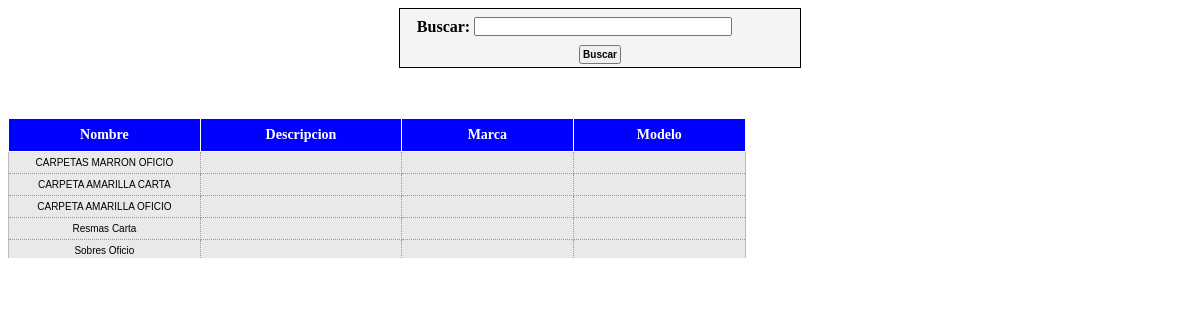
Page /listado_productos_ajuste.php on the committed database.
### tables this page shows
CREATE TABLE IF NOT EXISTS `compra_productos` (
  `id_compra_productos` int(11) NOT NULL AUTO_INCREMENT,
  `producto` int(11) NOT NULL,
  `precio` decimal(11,2) NOT NULL,
  `factura` varchar(11) NOT NULL,
  `cantidad` int(11) NOT NULL,
  `transaccion` varchar(50) DEFAULT NULL,
  PRIMARY KEY (`id_compra_productos`),
  KEY `factura` (`factura`)
);

CREATE TABLE IF NOT EXISTS `productos` (
  `id_productos` int(11) NOT NULL AUTO_INCREMENT,
  `marca` varchar(45) DEFAULT NULL,
  `modelo` varchar(45) DEFAULT NULL,
  `nombre` varchar(45) DEFAULT NULL,
  `descripcion` varchar(500) DEFAULT NULL,
  `tipo` varchar(20) NOT NULL,
  PRIMARY KEY (`id_productos`)
);

### listado_productos_ajuste.php (the view, shortened to what this page needs)
<?php
extract($_POST);
extract($_GET);
 require_once("Connections/conexion.php");
?><!DOCTYPE html PUBLIC "-//W3C//DTD XHTML 1.0 Transitional//EN" "http://www.w3.org/TR/xhtml1/DTD/xhtml1-transitional.dtd">
<html xmlns="http://www.w3.org/1999/xhtml">
<head>
<link type="text/css" rel="stylesheet" href="css/custom-theme/jquery-ui-1.8.16.custom.css" charset="utf-8" />
<link type="text/css" rel="stylesheet" href="css/estilo.css" charset="utf-8" />
<link type="text/css" rel="stylesheet" href="css/prettyPhoto.css" media="screen" title="prettyPhoto main stylesheet" charset="utf-8" />
<link href="css.css" rel="stylesheet" type="text/css" />
</head>
<body>
<form id="form1" name="form1" method="post" action="">
<div style="overflow:scroll; width:100%; height:250px;">
<div class="divBorder"  style="width:400px;">
  <table width="400" class="tblFiltro">
    <tr b="b">
      <td width="54" height="29" align="right" class="negrita">Buscar:</td>
      <td width="261"><input type="text" name="fBuscar" id="fBuscar" value="<?=$fBuscar?>" style="width:250px;"/></td>
    </tr>
    <tr>
      <td colspan="2" align="center"><input type="submit" class="negrita" value="Buscar" /></td>
    </tr>
</table>
</div>
<p>&nbsp;</p>
<div style="overflow:scroll; width:900px; height:300px;">
  <table width="82%" align="left" class="tblLista">
    <thead>
      <tr>
        <th width="142" scope="col">Nombre</th>
        <th width="150" scope="col">Descripcion</th>
        <th width="125" scope="col">Marca</th>
        <th width="126" scope="col">Modelo</th>
      </tr>
    </thead>
    <tbody>
    <?php
	$sql = "SELECT *
FROM compra_productos INNER JOIN productos ON compra_productos.producto = productos.id_productos
where compra_productos.transaccion!='ELIMINADO POR MODIFICACION' group by producto
			$filtro
			";
	$query = mysql_query($sql,$conexion) or die ($sql.mysql_error());
			while ($field = mysql_fetch_array($query)) {
		$query_compra_Productos = "SELECT * FROM compra_productos where producto='$field[id_productos]' and transaccion!='ELIMINADO POR MODIFICACION' order by id_compra_productos desc";
		$compra_Productos = mysql_query($query_compra_Productos, $conexion) or die(mysql_error());
		$row_compra_Productos = mysql_fetch_assoc($compra_Productos);
		$query_compras = "SELECT * FROM compras where num_fac='$row_compra_Productos[factura]'";
		$compras = mysql_query($query_compras, $conexion) or die(mysql_error());
		$row_compras = mysql_fetch_assoc($compras);
			?>
    <tr class="trListaBody" onclick="selListado2('<?=$field['marca']?>', '<?=($field['nombre'])?>', 'marca', 'nombre', '<?=$field['id_productos']?>', 'id_productos', '<?=($field['tipo'])?>','tipo', '<?=$row_compra_Productos['precio']?>','precioCompra','<?=($row_compras['fecha'])?>','fechaCompra');" id="<?=$field['id_productos']?>">
      <td align="center" ><?=($field['nombre'])?></td>
      <td align="center" ><?=($field['descripcion'])?></td>
      <td align="center" ><?=($field['marca'])?></td>
      <td align="center"><?=($field['modelo'])?></td>
    </tr>
    <?
	}
	?>
    </tbody>
  </table>
</div>
</div>
</form>
</body>
</html>

### css/estilo.css (style rules this page uses)
.tblLista { border-collapse:collapse; border:solid 1px #BBBBBB; margin-left:auto; margin-right:auto; }
.tblLista tbody td { padding:5px; border:1px dotted #999; }
.tblLista thead th { font-size: 14px; font-weight: bold; color: #FFFFFF; background-color: #0000FF; padding: 8px; border: 1px #FFF solid; }
.trListaBody { background-color:#E9E9E9; font-family: "Lucida Grande", Verdana, Arial, Helvetica, sans-serif; font-size:10px; height:20px; }
input { font-family: Arial, "Times New Roman", Times, serif; font-size: 10px; color:#000000; padding:2px; }
.tblFiltro { font-weight: bold; background-color: #f4f4f4; margin-left: auto; margin-right: auto; }
.divBorder { border:solid 1px #000000; margin-left:auto; margin-right:auto; }

### css.css (style rules this page uses)
.negrita { font-weight: bold; }
.trListaBody { background-color:#E9E9E9; }
.tblLista { border-collapse:collapse; border:solid 1px #BBBBBB; margin-left:auto; margin-right:auto; }

### rows in the picture
compra_productos: productos.nombre "CARPETAS MARRON OFICIO"
compra_productos: productos.nombre "CARPETA AMARILLA CARTA"
compra_productos: productos.nombre "CARPETA AMARILLA OFICIO"
compra_productos: productos.nombre "Resmas Carta"
compra_productos: productos.nombre "Sobres Oficio"
